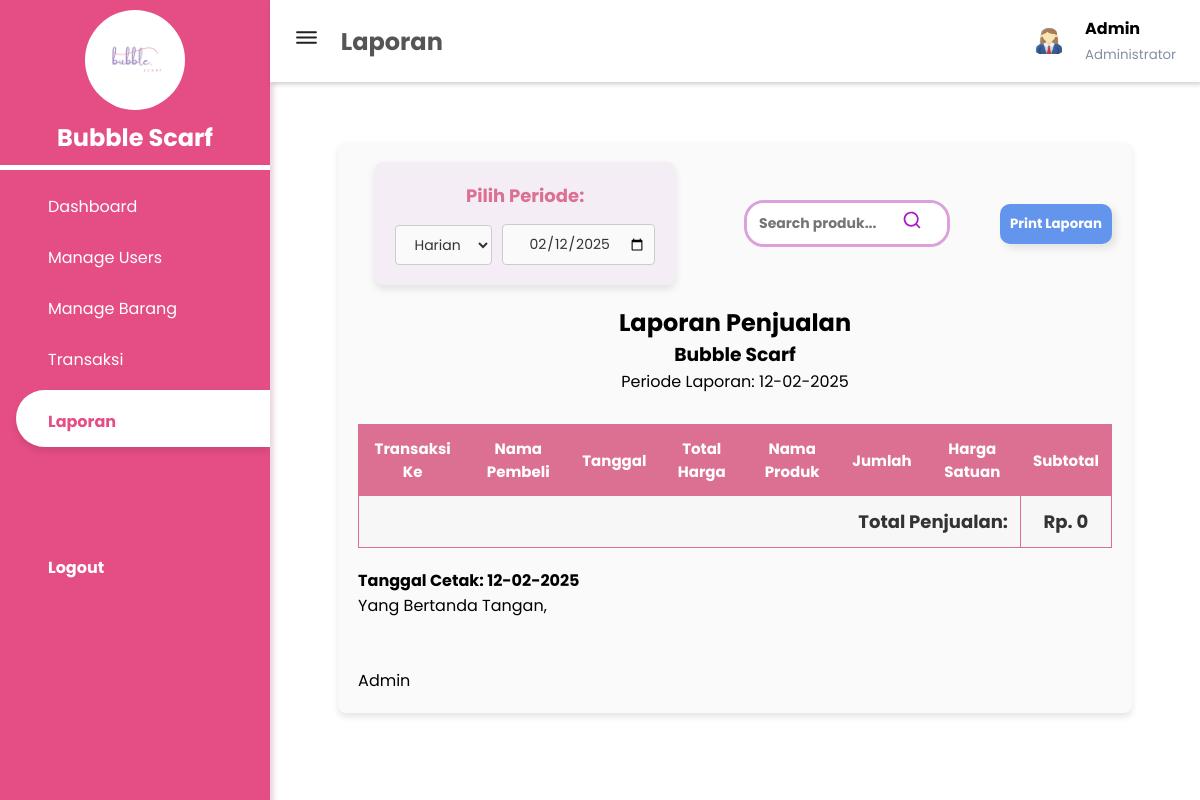
The app's page /laporan.php (signed in), older data.
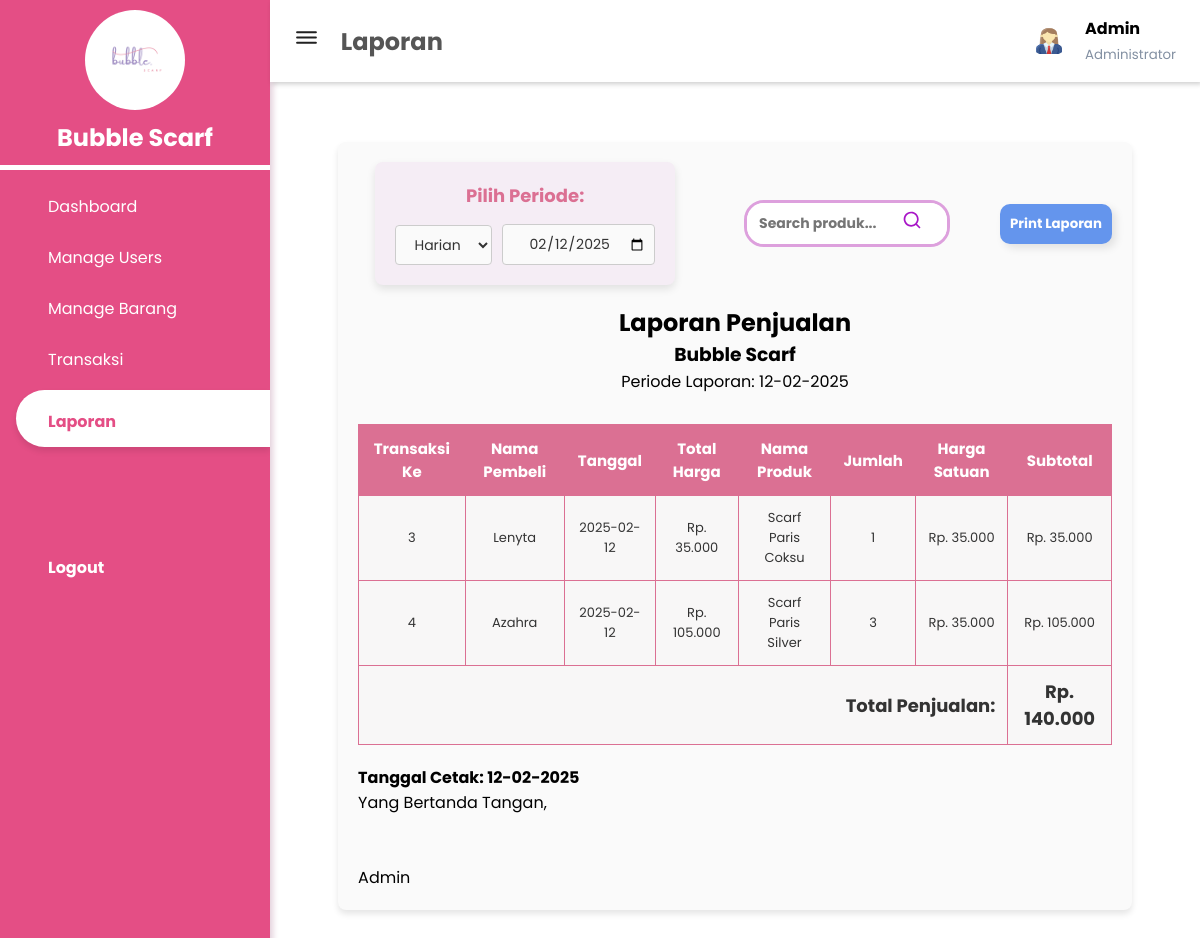
The same page, newer data.
### tables this page shows
CREATE TABLE `penjual` (
  `Id_penjualan` int(11) NOT NULL,
  `tanggal_penjualan` date NOT NULL,
  `total_harga` decimal(10,2) NOT NULL,
  `Id_pelanggan` int(11) NOT NULL
);

CREATE TABLE `pelanggan` (
  `Id_pelanggan` int(11) NOT NULL,
  `nama_pelanggan` varchar(255) NOT NULL,
  `alamat` text NOT NULL,
  `no_telepon` varchar(15) NOT NULL
);

CREATE TABLE `produk` (
  `Id_produk` int(11) NOT NULL,
  `nama_produk` varchar(255) NOT NULL,
  `harga` decimal(10,2) NOT NULL,
  `stok` int(11) NOT NULL,
  `foto_produk` varchar(255) NOT NULL
);

CREATE TABLE `detail_penjualan` (
  `Id_detail` int(11) NOT NULL,
  `Id_penjualan` int(11) NOT NULL,
  `Id_produk` varchar(11) NOT NULL,
  `jumlah_produk` int(11) NOT NULL,
  `subtotal` decimal(10,2) NOT NULL
);

### laporan.php (the view, shortened to what the changed rows need)
<?php
include 'sidebar.php';
$searchKeyword = isset($_GET['search']) ? trim($_GET['search']) : '';
function getRekap($periode, $tanggal = null, $bulan = null, $tahun = null, $searchKeyword = '') {
    global $conn;
    $where = "1=1";
    if ($periode === 'perhari' && $tanggal) {
        $where .= " AND DATE(p.tanggal_penjualan) = '$tanggal'";
    } elseif ($periode === 'perbulan' && $bulan && $tahun) {
        $where .= " AND YEAR(p.tanggal_penjualan) = '$tahun' AND MONTH(p.tanggal_penjualan) = '$bulan'";
    } elseif ($periode === 'pertahun' && $tahun) {
        $where .= " AND YEAR(p.tanggal_penjualan) = '$tahun'";
    }
    $query = "SELECT
                p.Id_penjualan,
                p.tanggal_penjualan,
                pr.nama_produk,
                dp.jumlah_produk,
                pr.harga,
                dp.subtotal,
                p.total_harga,
                pl.nama_pelanggan
              FROM penjual p
              JOIN detail_penjualan dp ON p.Id_penjualan = dp.Id_penjualan
              JOIN pelanggan pl ON p.Id_pelanggan = pl.Id_pelanggan
              JOIN produk pr ON dp.Id_produk = pr.Id_produk
              WHERE $where
              ORDER BY p.tanggal_penjualan ASC, p.Id_penjualan ASC";
    $result = mysqli_query($conn, $query);
    $data = mysqli_fetch_all($result, MYSQLI_ASSOC);
    $totalPenjualanQuery = "SELECT SUM(p.total_harga) AS total_penjualan
                            FROM penjual p
                            WHERE $where";
    $totalPenjualanResult = mysqli_query($conn, $totalPenjualanQuery);
    $totalPenjualanData = mysqli_fetch_assoc($totalPenjualanResult);
    return [
        'data' => $data,
        'total_penjualan' => $totalPenjualanData['total_penjualan'] ?? 0
    ];
}
$periode = isset($_GET['periode']) ? $_GET['periode'] : 'perhari';
$tanggal = isset($_GET['tanggal']) ? $_GET['tanggal'] : date('Y-m-d');
$tahun = isset($_GET['tahun']) ? $_GET['tahun'] : date('Y');
$bulan = date('m');
$result = getRekap($periode, $tanggal, $bulan, $tahun, $searchKeyword);
$rekap_penjualan = $result['data'];
$total_penjualan = $result['total_penjualan'];
?>
<!DOCTYPE html>
<html lang="id">
<head>
    <link rel="stylesheet" href="https://maxst.icons8.com/vue-static/landings/line-awesome/line-awesome/1.3.0/css/line-awesome.min.css">
    <link rel="stylesheet" href="https://unicons.iconscout.com/release/v4.0.8/css/line.css">
    <link rel="stylesheet" href="tabel.css">
</head>
<body>
<header>
        <h2 class="judul-laporan">
            <label id="menu-toggle">
                 <span class="bars"> <img src="asset/bars.svg" width="25px" height="25px"> </span>
            </label>
            Laporan
        </h2>
</header>
<div class="main-content">
    <main>
        <div class="container">
            <div class="print-section" style="text-align: center;">
                <h2 class="judul-laporan">Laporan Penjualan</h2>
            </div>
            <table class="table">
                <thead>
                    <tr>
                        <th>Transaksi Ke</th>
                        <th>Nama Pembeli</th>
                        <th>Tanggal</th>
                        <th>Total Harga</th>
                        <th>Nama Produk</th>
                        <th>Jumlah</th>
                        <th>Harga Satuan</th>
                        <th>Subtotal</th>
                    </tr>
                </thead>
                <tbody>
                    <?php
                    $last_Id_penjualan = null;
                    $rowspan_count = [];
                    foreach ($rekap_penjualan as $data) {
                        if (!isset($rowspan_count[$data['Id_penjualan']])) {
                            $rowspan_count[$data['Id_penjualan']] = 0;
                        }
                        $rowspan_count[$data['Id_penjualan']]++;
                    }
                    foreach ($rekap_penjualan as $data):
                    ?>
                        <tr>
                            <?php if ($last_Id_penjualan !== $data['Id_penjualan']): ?>
                                <td rowspan="<?= $rowspan_count[$data['Id_penjualan']] ?>"><?= $data['Id_penjualan'] ?></td>
                                <td rowspan="<?= $rowspan_count[$data['Id_penjualan']] ?>"><?= $data['nama_pelanggan'] ?></td>
                                <td rowspan="<?= $rowspan_count[$data['Id_penjualan']] ?>"><?= $data['tanggal_penjualan'] ?></td>
                                <td rowspan="<?= $rowspan_count[$data['Id_penjualan']] ?>">Rp. <?= number_format($data['total_harga'], 0, ',', '.') ?></td>
                                <?php $last_Id_penjualan = $data['Id_penjualan']; ?>
                            <?php endif; ?>
                            <td><?= $data['nama_produk'] ?></td>
                            <td><?= $data['jumlah_produk'] ?></td>
                            <td>Rp. <?= number_format($data['harga'], 0, ',', '.') ?></td>
                            <td>Rp. <?= number_format($data['subtotal'], 0, ',', '.') ?></td>
                        </tr>
                    <?php endforeach; ?>
                </tbody>
                <tfoot>
                    <tr>
                        <td colspan="7" style="text-align: right; font-size: 18px; font-weight: bold;">Total Penjualan:</td>
                        <td style="font-size: 18px; font-weight: bold;">Rp. <?= number_format($total_penjualan, 0, ',', '.') ?></td>
                    </tr>
                </tfoot>
            </table>
        </div>
    </main>
</div>
</body>
</html>

Row changes from the older to the newer data that the page shows:
now on this page (row edited): penjual: Id_penjualan "3", Id_pelanggan.nama_pelanggan "Lenyta", tanggal_penjualan "2025-02-12", total_harga "35.000", produk.nama_produk "Scarf Paris Coksu", detail_penjualan.jumlah_produk "1", produk.harga "35.000", detail_penjualan.subtotal "35.000"
now on this page (row edited): penjual: Id_penjualan "4", Id_pelanggan.nama_pelanggan "Azahra", tanggal_penjualan "2025-02-12", total_harga "105.000", produk.nama_produk "Scarf Paris Silver", detail_penjualan.jumlah_produk "3", produk.harga "35.000", detail_penjualan.subtotal "105.000"
Text that changed along with them:
$total_penjualan: "0" → "140.000"
